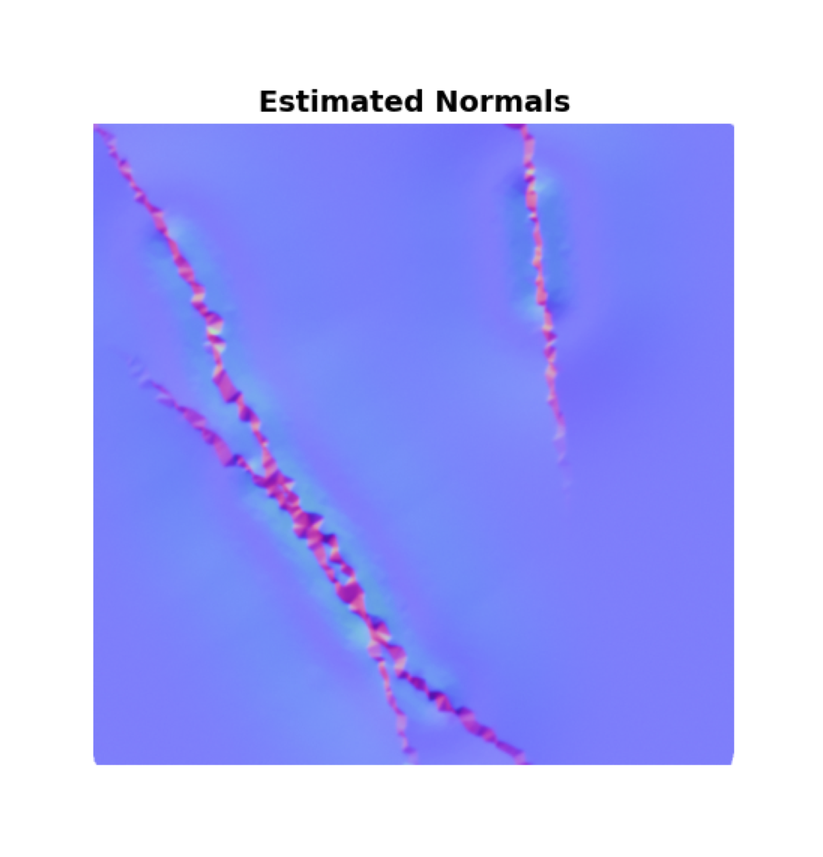
#> input picture estimated.png, 823 x 857 px, shrunk from 1604 x 1669 before the run
$ python main.py -i .. -l .. -o out.png
#> lines starting #> are read from the running program, lines starting #| are printed output that depends on the picture
# main.py
import argparse, os, glob
import numpy as np
from PIL import Image

import utils as ul
from lambertian import LambertianVectorized


def read_image_to_numpy(file) -> np.ndarray:
#> called with file = '../estimated.png'
    greyscale = Image.open(file).convert("L")
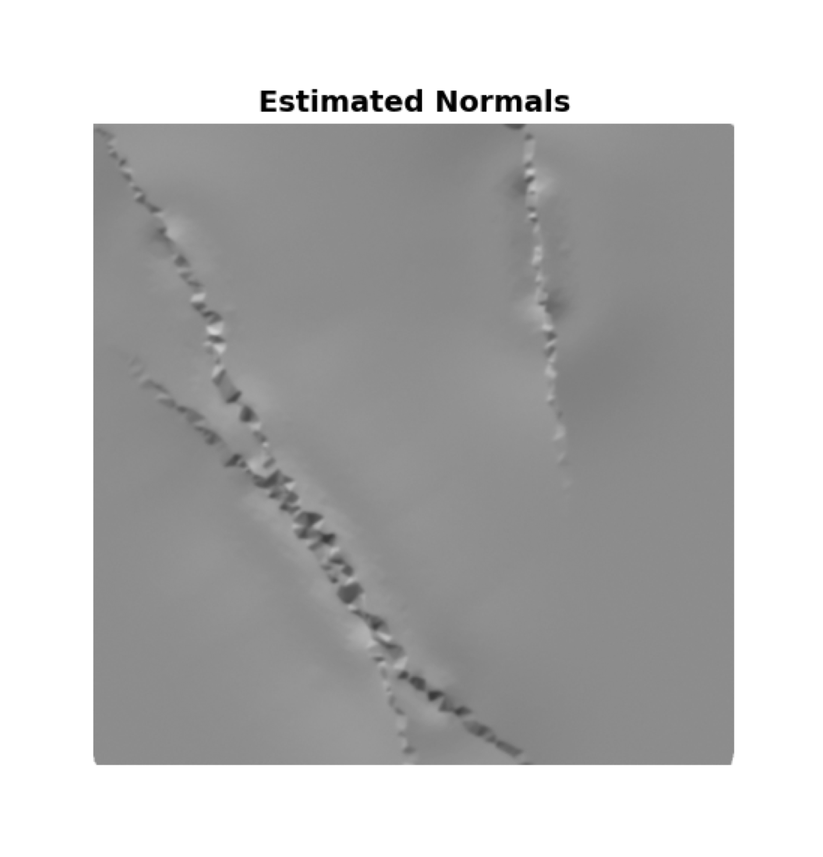
#> greyscale: PIL image 823x857 L; min 0, max 255, mean 187.3
    return np.array(greyscale)

def main():
    parser = argparse.ArgumentParser()
    parser.add_argument("--images_folder", "-i", required=True)
    parser.add_argument("--light_directions", "-l", required=True)
    parser.add_argument("--outprefix", "-o", required=True)

    args = parser.parse_args()

    # load images from folder to matrix representation
    im_files = sorted(glob.glob(os.path.join(args.images_folder, "*.png"))) # likely a better way to load files

    im_matrices = map(read_image_to_numpy, im_files)
    first_image = next(im_matrices)

    im_maxrow, im_maxcol = first_image.shape
#> im_maxrow = 857; im_maxcol = 823
    images_matrix = np.zeros([im_maxrow, im_maxcol, len(im_files)])
    images_matrix[:, :, 0] = first_image

    for k, im in enumerate(im_matrices, start=1):
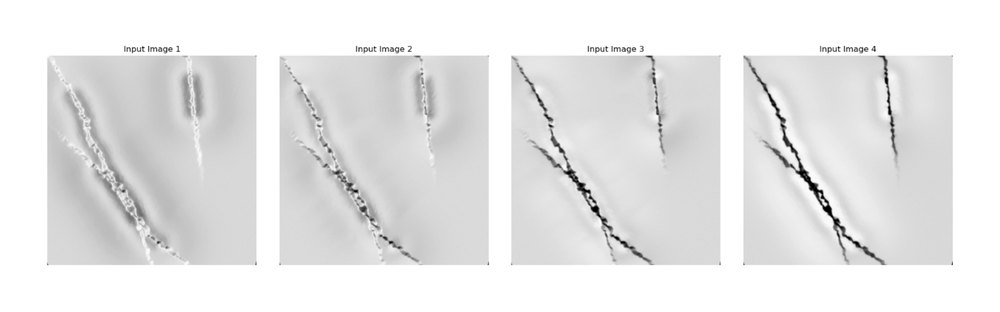
#> input picture simulated_intensities.png, 1000 x 312 px, shrunk from 3731 x 1164 before the run
#> in read_image_to_numpy (call 2), `greyscale = Image.open(file).convert("L")`:
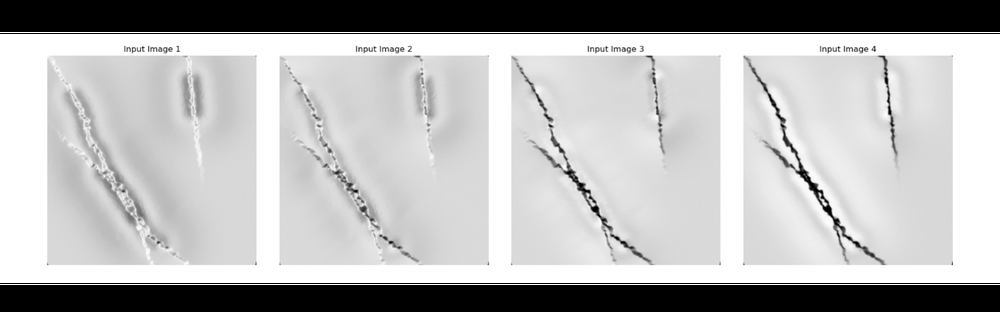
#> greyscale: PIL image 1000x312 L; min 0, max 255, mean 180.6
        images_matrix[:, :, k] = im

    # load light directions matrix directly from file
    lights_matrix = np.loadtxt(args.light_directions, delimiter=",")

    if ul.check_arguments(images_matrix, lights_matrix):
        estimates = LambertianVectorized(images_matrix, lights_matrix).least_squares()
        estimates.decompose()

        mat = ul.reshape_normals(estimates, as_colors=True)
        ul.save_as_npy(mat, args.outprefix)

if __name__ == "__main__":
#> (the run stopped early here; a loop or call above may not have finished)
